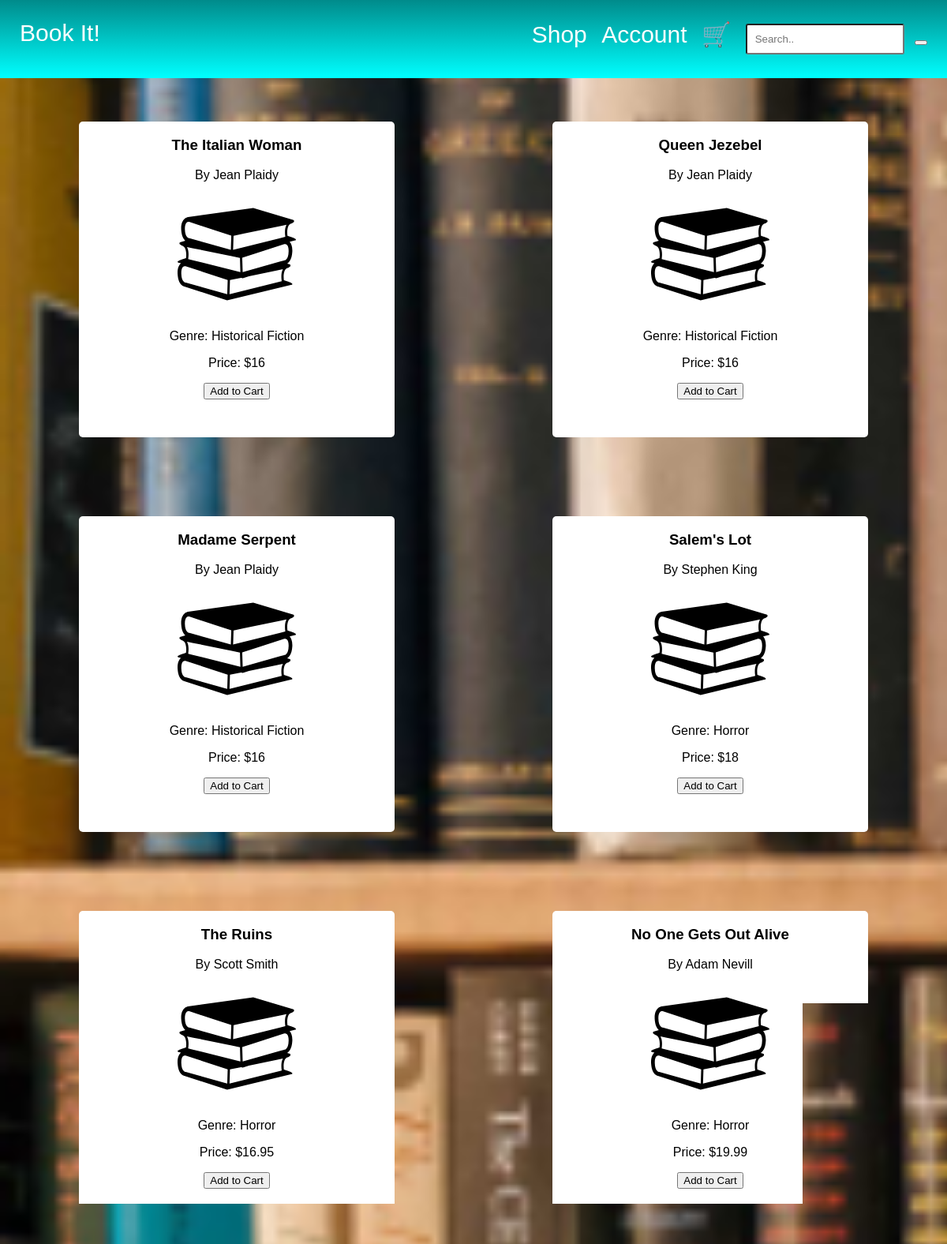
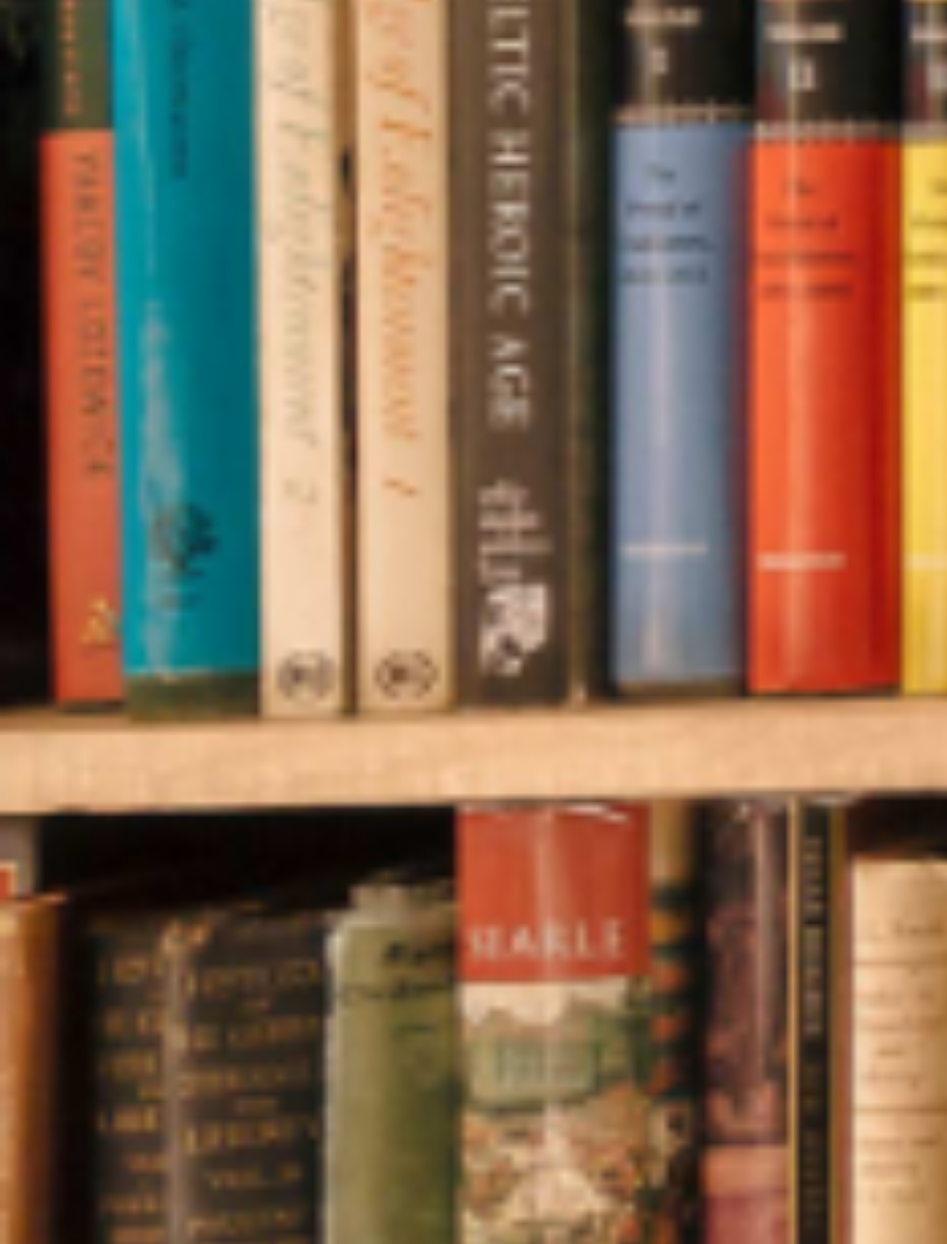
The page /shop.php (upper part) on the database its author committed (2 pictures, top to bottom).
### tables this page shows
CREATE TABLE `product` (
  `ProductID` int(11) NOT NULL,
  `ISBN` varchar(20) NOT NULL,
  `Title` varchar(100) NOT NULL,
  `Author` varchar(50) NOT NULL,
  `Genre` varchar(20) NOT NULL,
  `UnitPrice` float NOT NULL,
  CONSTRAINT PK_product PRIMARY KEY (ProductID, ISBN)
);

### shop.php (the view, shortened to what this page needs)
<!DOCTYPE html>
<html lang="en">
<head>
  <link rel="stylesheet" href="styles.css">
</head>
<nav>
  <a href="/bookit/home.php">Book It!</a>
  <ul>
    <li><a href="/bookit/shop.php">Shop</a></li>
    <li><a href="/bookit/account.php">Account</a></li>
    <li><a href="/bookit/cart.php" id="cartMenu">🛒</a></li>
    <input type="text" placeholder="Search..">
    <button type="submit"><i class="fa fa-search"></i></button>
  </ul>
</nav>
<body>
  <?php
  $conn = mysqli_connect('localhost', 'root', 'root', 'bookit') or die('Connection Failed: ' . mysqli_connect_error());
  $raw_results = mysqli_query($conn, "SELECT * FROM product");
  if (mysqli_num_rows($raw_results) > 0) {
    echo "<div id='shopcontainer'>";
    while ($results = mysqli_fetch_array($raw_results)) {
      echo "
            <div class='shopitem'>
              <h3>" . $results['Title'] . "</h3>
              <p>By " . $results['Author'] . "</p>
              <img src='book.svg'/>
              <p>Genre: " . $results['Genre'] . "</p>
              <p>Price: $" . $results['UnitPrice'] . "</p>
              <button class='addToCart' id=".$results['ProductID'].">Add to Cart</button>
            </div>
          ";
    }
    echo "</div>";
  } else {
    echo "<p class='back_to_search'>No Results</p>";
  }
  ?>
</body>
</html>

### styles.css (style rules this page uses)
* { font-family: Arial, Helvetica, sans-serif; }
nav { display: flex; flex-direction: row; justify-content: space-between; background-image: linear-gradient(DarkCyan, aqua); color: white; padding: 25px; font-size: 30px; margin-bottom: 5px; }
body { margin: 0 auto; background-image: url("background.png"); background-repeat: no-repeat; background-size: cover; background-attachment: fixed; }
ul { list-style-type: none; margin: 0; padding: 0; }
li { display: inline; margin: 5px; }
a { color: white; text-decoration: none; }
input { margin: 5px; padding: 10px; border-radius: 3px; }
#shopcontainer { display: flex; flex-direction: row; justify-content: space-around; flex-wrap: wrap; }
.shopitem { background: white; text-align: center; width: 400px; height: 400px; margin: 50px; border-radius: 5px; }
.shopitem img { width: 150px; }

### rows shown on the page
product: Title "The Italian Woman", Author "Jean Plaidy", Genre "Historical Fiction", UnitPrice "16"
product: Title "Queen Jezebel", Author "Jean Plaidy", Genre "Historical Fiction", UnitPrice "16"
product: Title "Madame Serpent", Author "Jean Plaidy", Genre "Historical Fiction", UnitPrice "16"
product: Title "Salem's Lot", Author "Stephen King", Genre "Horror", UnitPrice "18"
product: Title "The Ruins", Author "Scott Smith", Genre "Horror", UnitPrice "16.95"
product: Title "No One Gets Out Alive", Author "Adam Nevill", Genre "Horror", UnitPrice "19.99"
product: Title "Disturbance", Author "Jan Burke", Genre "Mystery", UnitPrice "7"
product: Title "Goodnite, Irene", Author "Jan Burke", Genre "Mystery", UnitPrice "6.99"
product: Title "Crimson Peak", Author "Nancy Holder", Genre "Horror", UnitPrice "7.99"
product: Title "The Lights of Prague", Author "Nicole Jarvis", Genre "Fantasy", UnitPrice "15.95"
product: Author "Gail Carson Levine", Genre "Children's Fantasy", UnitPrice "6.5"
product: Title "Fantastic Mr. Fox", Author "Roald Dahl", Genre "Children's Fantasy", UnitPrice "7.99"
